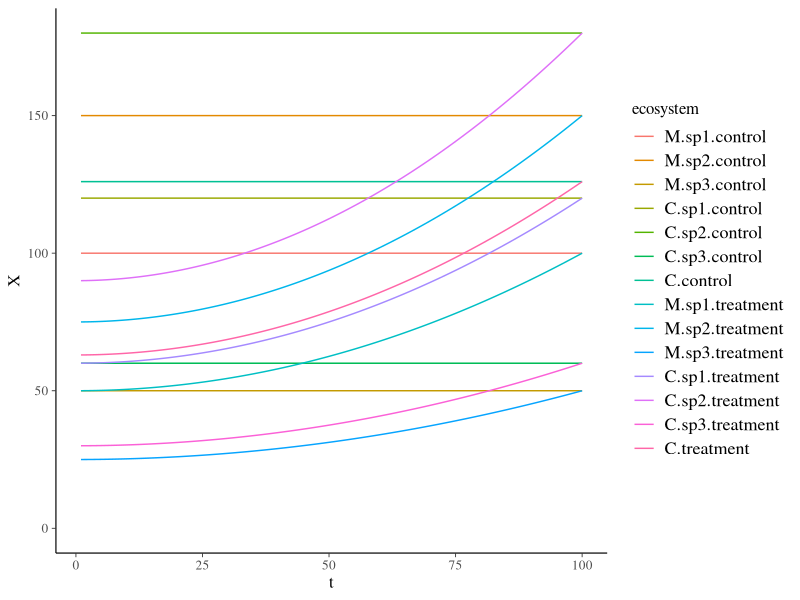
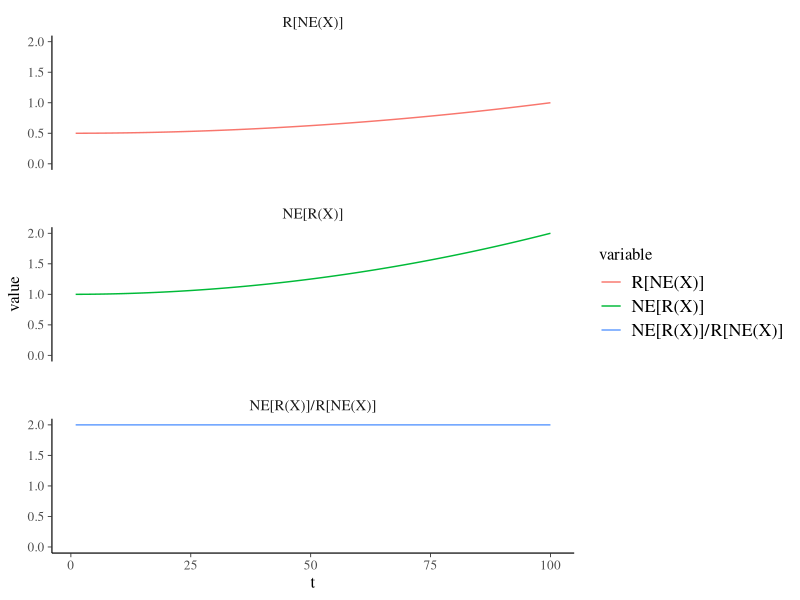

Recreate these plots in R, in order.
## ---- chunk 1
rm(list = ls()); invisible(gc())
library(knitr)
library(tidyverse)
theme_set(bayesplot::theme_default())
opts_chunk$set( echo = F, message = F, warning = F, 
                fig.height = 8, fig.width = 8,
                cache = T, cache.lazy = F)
## ---- chunk 2
data <- data.frame(
  t = 1:100,
  M.sp1.control = rep(100, 100),
  M.sp2.control = rep(150, 100),
  M.sp3.control = rep(50, 100)
) %>% 
  mutate(C.sp1.control = M.sp1.control*1.2,
         C.sp2.control = M.sp2.control*1.2,
         C.sp3.control = M.sp3.control*1.2) %>% 
  mutate(C.control = 0.7*C.sp1.control + 0.2*C.sp2.control + 0.1*C.sp3.control) %>% 
  mutate(M.sp1.treatment = first(M.sp1.control)/2 + (M.sp1.control/2)*(t/100)^2,
         M.sp2.treatment = first(M.sp2.control)/2 + (M.sp2.control/2)*(t/100)^2,
         M.sp3.treatment = first(M.sp3.control)/2 + (M.sp3.control/2)*(t/100)^2,
         C.sp1.treatment = first(C.sp1.control)/2 + (C.sp1.control/2)*(t/100)^2,
         C.sp2.treatment = first(C.sp2.control)/2 + (C.sp2.control/2)*(t/100)^2,
         C.sp3.treatment = first(C.sp3.control)/2 + (C.sp3.control/2)*(t/100)^2,
         C.treatment = 0.7*C.sp1.treatment + 0.2*C.sp2.treatment + 0.1*C.sp3.treatment)
## ---- chunk 3
data %>% 
  reshape2::melt(id.vars = "t",
                 variable.name = "ecosystem",
                 value.name = "X") %>% 
  ggplot(aes(t, X, color = ecosystem)) +
  geom_line() +
  ylim(0,NA)
## ---- chunk 4
R <- function(Xt, Xc) Xt / Xc
NE <- function(CE, SE) CE + SE
CE <- function(DeltaR, M) length(M) * mean(DeltaR) * mean(M)
SE <-  function(DeltaR, M) length(M) * cov(DeltaR, M)
DeltaR <- function(Xmixture, Xmonoculture, Psp) Xmixture/Xmonoculture - Psp
## ---- chunk 5
RNE <- data %>% 
  group_by(t) %>% 
  mutate(DeltaR.sp1.control = DeltaR(C.sp1.control, M.sp1.control, 0.7),
         DeltaR.sp2.control = DeltaR(C.sp2.control, M.sp2.control, 0.2),
         DeltaR.sp3.control = DeltaR(C.sp3.control, M.sp3.control, 0.1),
         DeltaR.sp1.treatment = DeltaR(C.sp1.treatment, M.sp1.treatment, 0.7),
         DeltaR.sp2.treatment = DeltaR(C.sp2.treatment, M.sp2.treatment, 0.2),
         DeltaR.sp3.treatment = DeltaR(C.sp3.treatment, M.sp3.treatment, 0.1)) %>% 
  mutate(CE.control = CE(c(DeltaR.sp1.control, DeltaR.sp2.control, DeltaR.sp3.control),
                         c(M.sp1.control, M.sp2.control, M.sp3.control)),
         CE.treatment = CE(c(DeltaR.sp1.treatment, DeltaR.sp2.treatment, DeltaR.sp3.treatment),
                         c(M.sp1.treatment, M.sp2.treatment, M.sp3.treatment))) %>% 
  mutate(SE.control = SE(c(DeltaR.sp1.control, DeltaR.sp2.control, DeltaR.sp3.control),
                         c(M.sp1.control, M.sp2.control, M.sp3.control)),
         SE.treatment = SE(c(DeltaR.sp1.treatment, DeltaR.sp2.treatment, DeltaR.sp3.treatment),
                           c(M.sp1.treatment, M.sp2.treatment, M.sp3.treatment))) %>% 
  mutate(NE.control = NE(CE.control, SE.control),
         NE.treatment = NE(CE.treatment, SE.treatment)) %>%
  mutate(RNE = R(NE.treatment, NE.control))
## ---- chunk 6
NER <- data %>% 
  group_by(t) %>% 
  mutate(C.sp1 = R(C.sp1.treatment, C.sp1.control),
         C.sp2 = R(C.sp2.treatment, C.sp2.control),
         C.sp3 = R(C.sp3.treatment, C.sp3.control),
         M.sp1 = R(M.sp1.treatment, M.sp1.control),
         M.sp2 = R(M.sp2.treatment, M.sp2.control),
         M.sp3 = R(M.sp3.treatment, M.sp3.control)) %>%
  mutate(DeltaR.sp1 = DeltaR(C.sp1, M.sp1, 0.7),
         DeltaR.sp2 = DeltaR(C.sp2, M.sp2, 0.2),
         DeltaR.sp3 = DeltaR(C.sp3, M.sp3, 0.1)) %>% 
  mutate(CE = CE(c(DeltaR.sp1, DeltaR.sp2, DeltaR.sp3),
                         c(M.sp1, M.sp2, M.sp3))) %>% 
  mutate(SE = SE(c(DeltaR.sp1, DeltaR.sp2, DeltaR.sp3),
                         c(M.sp1, M.sp2, M.sp3))) %>% 
  mutate(NER = NE(CE, SE))
## ---- chunk 7
RNE %>% 
  left_join(NER, by = "t") %>% 
  select(t, RNE, NER) %>% 
  mutate(R = NER/RNE) %>% 
  rename_("NE[R(X)]" = "NER",
          "NE[R(X)]/R[NE(X)]" = "R",
          "R[NE(X)]" = "RNE") %>% 
  reshape2::melt(id.vars = "t") %>% 
  ggplot(aes(t, value, color = variable)) +
  geom_line() +
  ylim(0,NA) + facet_wrap(~variable, ncol = 1)
